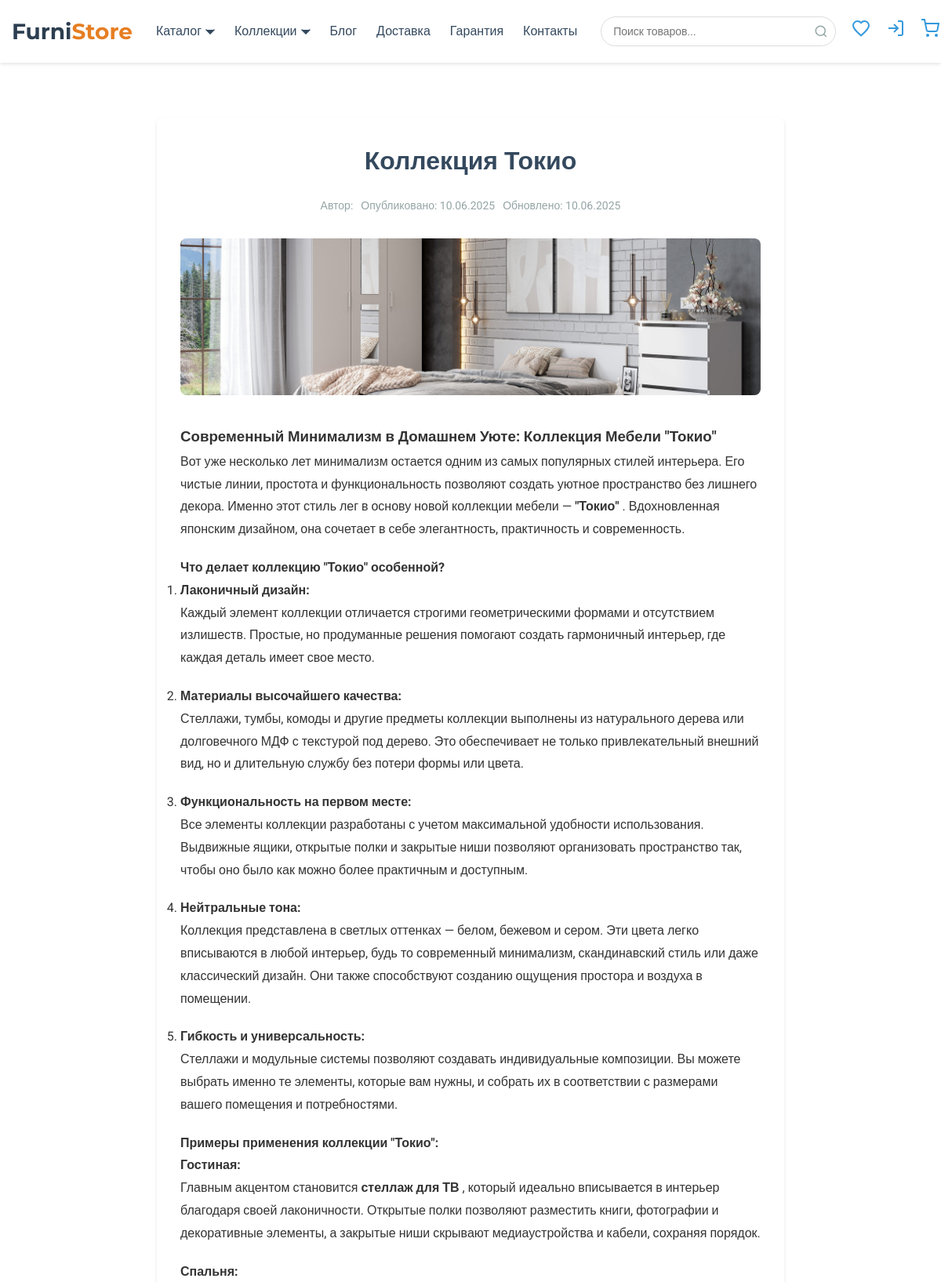
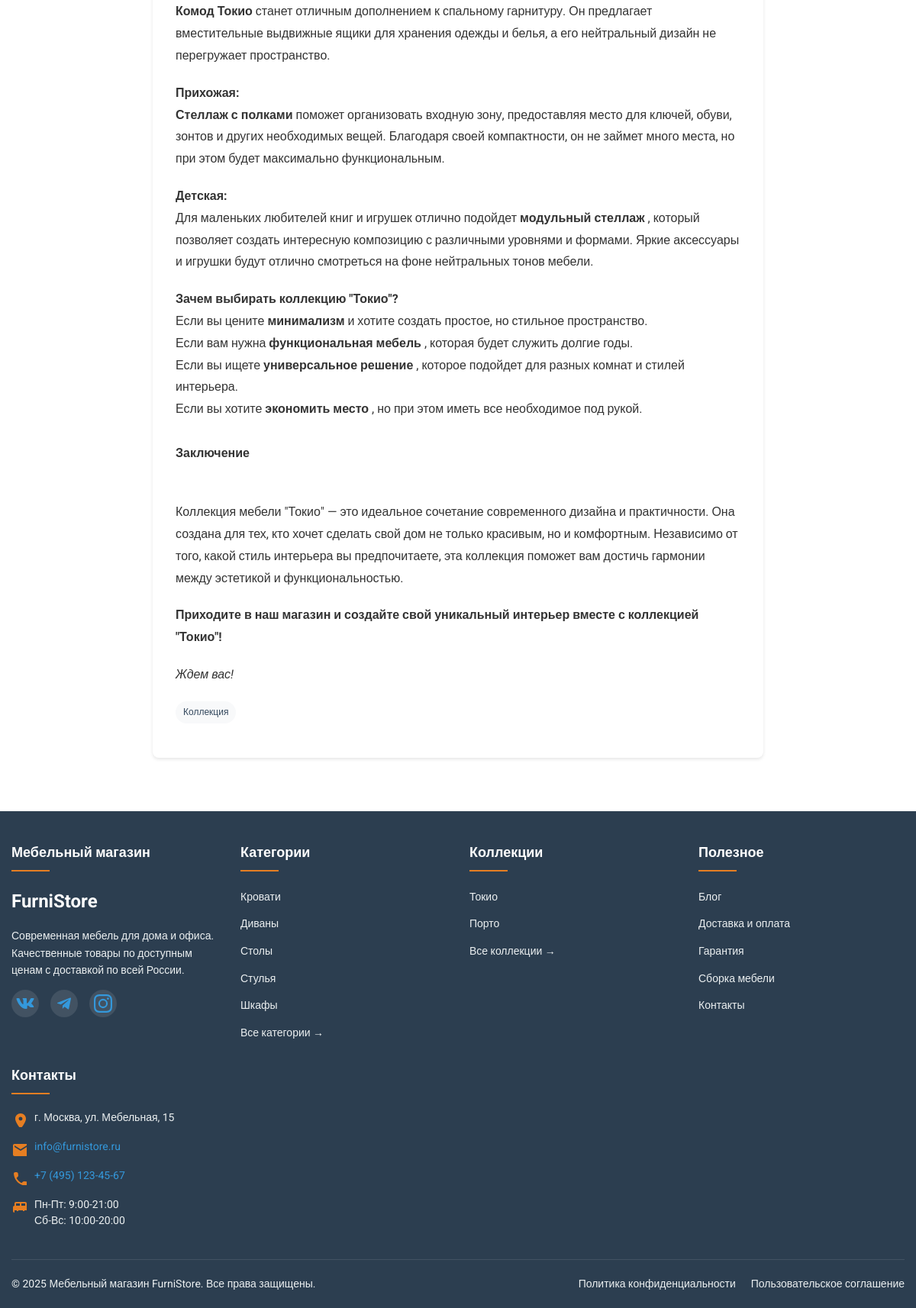
The page /blog/post/kollekciya-tokio/ on the database its author committed (2 pictures, top to bottom).
### blog/models.py (models this page shows, shortened)
class Post(models.Model):
    title = models.CharField(max_length=200, verbose_name='Заголовок')
    slug = models.SlugField(max_length=200, unique=True, verbose_name='URL')
    content = RichTextField(verbose_name='Содержание')
    author = models.ForeignKey(User, on_delete=models.CASCADE, verbose_name='Автор')
    tags = models.ManyToManyField(Tag, blank=True, verbose_name='Теги')
    image = models.ImageField(upload_to='blog/', blank=True, null=True, verbose_name='Изображение')
    created_at = models.DateTimeField(auto_now_add=True, verbose_name='Дата создания')
    updated_at = models.DateTimeField(auto_now=True, verbose_name='Дата обновления')
    is_published = models.BooleanField(default=True, verbose_name='Опубликовано')
    class Meta:
        verbose_name = 'Пост'
        verbose_name_plural = 'Посты'
        ordering = ['-created_at']
    def formatted_content(self):
        return format_html(self.content)
    formatted_content.short_description = 'Превью содержания'

class Tag(models.Model):
    name = models.CharField(max_length=50, unique=True, verbose_name='Название')
    slug = models.SlugField(max_length=50, unique=True, verbose_name='URL')
    class Meta:
        verbose_name = 'Тег'
        verbose_name_plural = 'Теги'

### products/models.py (models this page shows, shortened)
class Category(models.Model):
    name = models.CharField(max_length=100, verbose_name='Название')
    slug = models.SlugField(max_length=100, unique=True, verbose_name='URL')
    description = models.TextField(blank=True, verbose_name='Описание')
    image = models.ImageField(
        upload_to='categories/',
        blank=True,
        null=True,
        verbose_name='Изображение категории'
    )
    is_featured = models.BooleanField(
        default=False,
        verbose_name='Показывать на главной'
    )
    class Meta:
        verbose_name = 'Категория'
        verbose_name_plural = 'Категории'

class Collection(models.Model):
    name = models.CharField(max_length=100, verbose_name='Название')
    slug = models.SlugField(max_length=100, unique=True, verbose_name='URL')
    description = models.TextField(blank=True, verbose_name='Описание')
    created_at = models.DateTimeField(auto_now_add=True, verbose_name='Дата создания')
    image = models.ImageField(
        upload_to='collections/',
        blank=True,
        null=True,
        verbose_name='Изображение коллекции'
    )
    is_featured = models.BooleanField(
        default=False,
        verbose_name='Показывать на главной'
    )
    class Meta:
        verbose_name = 'Коллекция'
        verbose_name_plural = 'Коллекции'
        ordering = ['-created_at']

### blog/views.py (the view)
# urls.py: path('post/<slug:slug>/', views.post_detail, name='post_detail'),
def post_detail(request, slug):
    post = get_object_or_404(Post, slug=slug, is_published=True)
    return render(request, 'apps/blog/post_detail.html', {'post': post})

### cart/utils.py (called while the page is built)
def get_cart_for_user(user):
    if user and user.is_authenticated:
        cart, created = Cart.objects.get_or_create(user=user)
        return cart
    return None  # Для анонимных пользователей

### products/context_processors.py (called while the page is built)
def global_data(request):
    context = {
        'categories': Category.objects.all(),
        'featured_collections': Collection.objects.filter(is_featured=True)[:5],
    }
    cart = get_cart_for_user(request.user if request.user.is_authenticated else None)
    context['cart'] = cart
    if request.user.is_authenticated:
        try:
            profile = Profile.objects.get(user=request.user)
            context['favorites_count'] = profile.favorites.count()
        except Profile.DoesNotExist:
            context['favorites_count'] = 0
    else:
        context['favorites_count'] = 0
    return context

### templates/apps/blog/post_detail.html (shortened to what this page needs)
{% extends "base.html" %}
{% load static %}
{% block page_css %}
    <link rel="stylesheet" href="{% static 'css/apps/blog/blog.css' %}">
{% endblock %}
{% block content %}
    <article class="post-detail">
        <h1 class="post-title">{{ post.title }}</h1>
        <div class="post-meta">
            <span class="post-author">Автор: {{ post.author.username }}</span>
            <span class="post-date">Опубликовано: {{ post.created_at|date:"d.m.Y" }}</span>
            <span class="post-updated">Обновлено: {{ post.updated_at|date:"d.m.Y" }}</span>
        </div>
        {% if post.image %}
            <img src="{{ post.image.url }}" alt="{{ post.title }}" class="post-image">
        {% endif %}
        <div class="post-content">
            {{ post.content|safe }}
        </div>
        <div class="post-tags">
            {% for tag in post.tags.all %}
                <a href="{% url 'blog:tag_detail' tag.slug %}"
                   class="tag"
                   data-tag="{{ tag.slug }}">
                    {{ tag.name }}
                </a>
            {% endfor %}
        </div>
    </article>
{% endblock %}

### templates/includes/footer.html (shortened to what this page needs)
<footer class="footer">
    <div class="container">
        <div class="footer__sections">
            <div class="footer__section">
                <h3 class="footer__title">Мебельный магазин</h3>
                <div class="footer__logo">FurniStore</div>
                <p class="footer__description">
                    Современная мебель для дома и офиса. Качественные товары по доступным ценам с доставкой по всей России.
                </p>
                <div class="footer__social">
                    <a href="#" class="social-link" aria-label="ВКонтакте">
                    </a>
                    <a href="#" class="social-link" aria-label="Telegram">
                        <svg width="24" height="24" fill="currentColor">
                            <path d="M9.78 18.65l.28-4.23 7.68-6.92c.34-.31-.07-.46-.52-.19L7.74 13.3 3.64 12c-.88-.25-.89-.86.2-1.3l15.97-6.16c.73-.33 1.43.18 1.15 1.3l-2.72 12.81c-.19.91-.74 1.13-1.5.71L12.6 16.3l-1.99 1.93c-.23.23-.42.42-.83.42z"/>
                        </svg>
                    </a>
                    <a href="#" class="social-link" aria-label="Instagram">
                    </a>
                </div>
            </div>
            <div class="footer__section">
                <h3 class="footer__title">Категории</h3>
                <ul class="footer__list">
                    {% for category in categories|slice:":5" %}
                    <li class="footer__item">
                        <a href="{% url 'products:category_detail' category.slug %}" class="footer__link">
                            {{ category.name }}
                        </a>
                    </li>
                    {% endfor %}
                    <li class="footer__item">
                        <a href="{% url 'products:product_list' %}" class="footer__link footer__link--all">
                            Все категории →
                        </a>
                    </li>
                </ul>
            </div>
            <div class="footer__section">
                <h3 class="footer__title">Коллекции</h3>
                <ul class="footer__list">
                    {% for collection in featured_collections|slice:":5" %}
                    <li class="footer__item">
                        <a href="{% url 'products:collection_detail' collection.slug %}" class="footer__link">
                            {{ collection.name }}
                        </a>
                    </li>
                    {% endfor %}
                    <li class="footer__item">
                        <a href="{% url 'products:collection_list' %}" class="footer__link footer__link--all">
                            Все коллекции →
                        </a>
                    </li>
                </ul>
            </div>
            <div class="footer__section">
                <h3 class="footer__title">Полезное</h3>
                <ul class="footer__list">
                    <li class="footer__item">
                        <a href="{% url 'blog:post_list' %}" class="footer__link">Блог</a>
                    </li>
                    <li class="footer__item">
                        <a href="{% url 'pages:static_page' 'delivery' %}" class="footer__link">Доставка и оплата</a>
                    </li>
                    <li class="footer__item">
                        <a href="{% url 'pages:static_page' 'guarantee' %}" class="footer__link">Гарантия</a>
                    </li>
                    <li class="footer__item">
                        <a href="{% url 'pages:static_page' 'assembly' %}" class="footer__link">Сборка мебели</a>
                    </li>
                    <li class="footer__item">
                        <a href="{% url 'pages:static_page' 'contacts' %}" class="footer__link">Контакты</a>
                    </li>
                </ul>
            </div>
            <div class="footer__section">
                <h3 class="footer__title">Контакты</h3>
                <ul class="footer__contacts">
                    <li class="contact-item">
                        <svg width="20" height="20" fill="currentColor">
                            <path d="M12 2C8.13 2 5 5.13 5 9c0 5.25 7 13 7 13s7-7.75 7-13c0-3.87-3.13-7-7-7zm0 9.5a2.5 2.5 0 010-5 2.5 2.5 0 010 5z"/>
                        </svg>
                        <span>г. Москва, ул. Мебельная, 15</span>
                    </li>
                    <li class="contact-item">
                        <svg width="20" height="20" fill="currentColor">
                            <path d="M20 4H4c-1.1 0-1.99.9-1.99 2L2 18c0 1.1.9 2 2 2h16c1.1 0 2-.9 2-2V6c0-1.1-.9-2-2-2zm0 4l-8 5-8-5V6l8 5 8-5v2z"/>
                        </svg>
                        <a href="mailto:info@furnistore.ru">info@furnistore.ru</a>
                    </li>
                    <li class="contact-item">
                        <a href="tel:+74951234567">+7 (495) 123-45-67</a>
                    </li>
                    <li class="contact-item">
                        <svg width="20" height="20" fill="currentColor">
                            <path d="M20 9V6c0-1.1-.9-2-2-2H6c-1.1 0-2 .9-2 2v3c-1.1 0-2 .9-2 2v5c0 1.1.9 2 2 2h16c1.1 0 2-.9 2-2v-5c0-1.1-.9-2-2-2zm-7-3h5v3h-5V6zM6 6h5v3H6V6zm14 12H4v-3h3v1h2v-1h6v1h2v-1h3v3z"/>
                        </svg>
                        <span>Пн-Пт: 9:00-21:00<br>Сб-Вс: 10:00-20:00</span>
                    </li>
                </ul>
            </div>
        </div>
        <div class="footer__bottom">
            <div class="footer__copyright">
                &copy; {% now "Y" %} Мебельный магазин FurniStore. Все права защищены.
            </div>
            <div class="footer__links">
                <a href="#" class="footer__link">Политика конфиденциальности</a>
                <a href="#" class="footer__link">Пользовательское соглашение</a>
            </div>
        </div>
    </div>
</footer>

### static/css/base.css (style rules this page uses)
:root { --primary-color: #2c3e50; --secondary-color: #e67e22; --accent-color: #3498db; --light-color: #ecf0f1; --dark-color: #34495e; --success-color: #27ae60; --danger-color: #e74c3c; --gray-color: #95a5a6; --light-gray: #f8f9fa; --border-color: #ddd; --shadow-sm: 0 2px 4px rgba(0,0,0,0.1); --shadow-md: 0 4px 6px rgba(0,0,0,0.1); --shadow-lg: 0 10px 15px rgba(0,0,0,0.1); --header-height: 80px; --footer-height: 60px; --container-width: 1200px; --border-radius: 4px; --transition: all 0.3s ease; }
* { margin: 0; padding: 0; box-sizing: border-box; }
html { scroll-behavior: smooth; }
body { font-family: 'Roboto', 'Arial', sans-serif; font-size: 16px; line-height: 1.6; color: #333; background-color: #fff; display: flex; flex-direction: column; min-height: 100vh; }
a { color: var(--accent-color); text-decoration: none; transition: var(--transition); }
img { max-width: 100%; height: auto; }
ul { list-style: none; }
.container { width: 100%; max-width: var(--container-width); margin: 0 auto; padding: 0 15px; }

### static/css/footer.css (style rules this page uses)
.footer { background: var(--primary-color); color: white; padding: 40px 0 0; margin-top: auto; }
.footer__sections { display: grid; grid-template-columns: repeat(auto-fit, minmax(250px, 1fr)); gap: 30px; margin-bottom: 40px; }
.footer__title { font-size: 18px; margin-bottom: 20px; position: relative; padding-bottom: 10px; }
.footer__title::after { content: ''; position: absolute; bottom: 0; left: 0; width: 50px; height: 2px; background: var(--secondary-color); }
.footer__logo { font-size: 24px; font-weight: 700; color: white; margin-bottom: 15px; }
.footer__description { margin-bottom: 15px; color: var(--light-color); font-size: 14px; }
.footer__social { display: flex; gap: 15px; }
.social-link { display: inline-flex; align-items: center; justify-content: center; width: 36px; height: 36px; border-radius: 50%; background: rgba(255,255,255,0.1); transition: var(--transition); }
.footer__list { display: flex; flex-direction: column; gap: 10px; }
.footer__link { color: var(--light-color); font-size: 14px; transition: var(--transition); }
.footer__contacts { display: flex; flex-direction: column; gap: 15px; }
.contact-item { display: flex; align-items: flex-start; gap: 10px; color: var(--light-color); font-size: 14px; }
.contact-item svg { flex-shrink: 0; width: 20px; height: 20px; fill: var(--secondary-color); margin-top: 3px; }
.contact-item span, .contact-item a { line-height: 1.5; }
.footer__bottom { border-top: 1px solid rgba(255,255,255,0.1); padding: 20px 0; display: flex; flex-wrap: wrap; justify-content: space-between; align-items: center; gap: 20px; }
.footer__copyright { font-size: 14px; color: var(--light-color); }
.footer__links { display: flex; gap: 20px; }

### static/css/apps/blog/blog.css (style rules this page uses)
.post-image { width: 100%; height: 200px; object-fit: cover; }
.post-title { font-size: 20px; margin-bottom: 10px; color: var(--dark-color); }
.post-meta { display: flex; flex-wrap: wrap; gap: 10px; font-size: 14px; color: var(--gray-color); margin-bottom: 15px; }
.post-tags { display: flex; flex-wrap: wrap; gap: 5px; margin-bottom: 15px; }
.tag { background: var(--light-gray); color: var(--dark-color); padding: 5px 10px; border-radius: 20px; font-size: 12px; transition: var(--transition); }
.post-detail { max-width: 800px; margin: 40px auto; padding: 30px; background: white; border-radius: 8px; box-shadow: var(--shadow-sm); }
.post-detail .post-title { font-size: 32px; text-align: center; margin-bottom: 20px; }
.post-detail .post-meta { justify-content: center; margin-bottom: 30px; }
.post-detail .post-image { width: 100%; max-height: 500px; object-fit: cover; margin-bottom: 30px; border-radius: 8px; }
.post-detail .post-content { line-height: 1.8; color: #333; }
.post-detail .post-content p { margin-bottom: 20px; }

### rows shown on the page
Post: title "Коллекция Токио", created_at "10.06.2025", updated_at "10.06.2025", image (picture), content "Современный Минимализм в Домашнем Уюте: Коллекция Мебели \"Токио\" Вот уже несколько лет минимализм остается одним из самых популярных стилей интерьера. Его чистые линии, простота и функциональность позволяют создать уютное пространство без лишнего декора. Именно этот стиль лег в основу новой коллекции мебели — \"Токио\" . Вдохновленная японским дизайном, она сочетает в себе элегантность, практичность и современность. Что делает коллекцию \"Токио\" особенной? Лаконичный дизайн: Каждый элемент коллекции отличается строгими геометрическими формами и отсутствием излишеств. Простые, но продуманные решения помогают создать гармоничный интерьер, где каждая деталь имеет свое место. Материалы высочайшего…"
Tag: name "Коллекция"
Category: name "Кровати"
Category: name "Диваны"
Category: name "Столы"
Category: name "Стулья"
Category: name "Шкафы"
Collection: name "Токио"
Collection: name "Порто"
